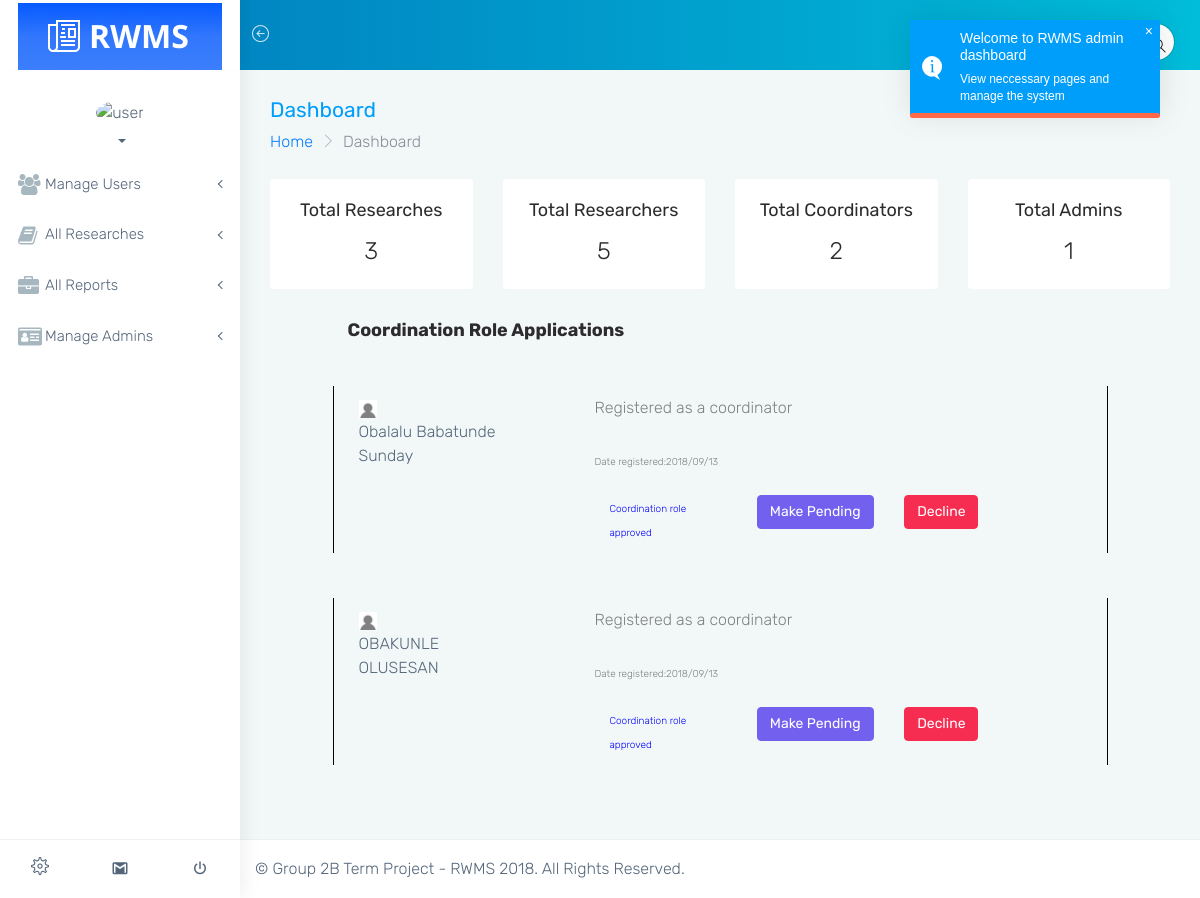
The app's page /admin/index.php with its own data.
### tables this page shows
CREATE TABLE `user` (
  `id` int(11) NOT NULL,
  `user_id` int(11) NOT NULL,
  `surname` varchar(20) NOT NULL,
  `other_names` varchar(35) NOT NULL,
  `user_role` int(11) NOT NULL DEFAULT '0' COMMENT '0 for resercher, 1 for coordinator',
  `email` varchar(50) NOT NULL,
  `password` varchar(55) NOT NULL,
  `profile_pix` text NOT NULL,
  `activation_code` text NOT NULL,
  `activation_code_validity` varchar(50) NOT NULL,
  `account_status` int(11) NOT NULL,
  `request_for_coordination_role_is_seen` int(11) DEFAULT '0',
  `is_approved_as_coordinator` int(11) NOT NULL DEFAULT '2',
  `date_registered` datetime NOT NULL
);

### app/init.php (called while the page is built, shortened)
<?php
global $db_conn;
global $lang;
include "classes/Master.php";
include "classes/Research.php";
include "classes/Researcher.php";
include "classes/Coordinator.php";
include "classes/Admin.php";
$research = new Research($db_conn,$lang);
$researcher = new Researcher($db_conn,$lang);
$coordinator = new Coordinator($db_conn,$lang);
$admin = new Admin($db_conn,$lang);
?>

### app/classes/Research.php (called while the page is built, shortened)
<?php
class Research extends Master
{
    public function get_all_researches()
    {
        $data  = "*";
        $table = "research";
        $where="ORDER BY id DESC";
        $res = $this->getAllData($data,$table,$where);
        return $res;
    }
}

### app/classes/Master.php (called while the page is built, shortened)
<?php
class Master
{
    protected $db;
        function __construct($db_conn,$lang)
        {
            $this->db = $db_conn;
        }
    public function getAllData($data, $table, $where = '')
    {
        try {
            if ($data != '*') {
                $selections = implode(', ', $data);
            } else {
                $selections = '*';
            }
            $stmt = $this->db->prepare("SELECT {$selections} FROM `$table` " . $where . "");
            $stmt->execute();
            $settings_data = $stmt->fetchAll(PDO::FETCH_ASSOC);
            if ($stmt->rowCount() > 0) {
                return $settings_data;
            }
        } catch (PDOException $e) {
            return $e->getMessage();
        }
    }
}
?>

### app/classes/Researcher.php (called while the page is built, shortened)
<?php
class Researcher extends Master
{
    public function fetch_all()
    {
        $data = "*";
        $table = "user";
        $where = " WHERE user_role=0 ORDER BY id DESC";
        $result = $this->getAllData($data, $table, $where);
        return $result;
    }
}

### app/classes/Coordinator.php (called while the page is built, shortened)
<?php
class Coordinator extends Master
{
    public function fetch_all()
    {
        $data = "*";
        $table = "user";
        $where = " WHERE user_role=1 ORDER BY id DESC";
        $result = $this->getAllData($data, $table, $where);
        return $result;
    }
}

### app/classes/Admin.php (called while the page is built, shortened)
<?php
class Admin extends Master
{
    public function fetch_all()
    {
        $data = "*";
        $table = "admin";
        $result = $this->getAllData($data, $table);
        return $result;
    }
}

### admin/index.php (the view, shortened to what this page needs)
<?php
    include("../app/init.php");
    $tot_researches=count($research->get_all_researches());
    $tot_researchers=count($researcher->fetch_all());
    $all_users=$coordinator->fetch_all();
    $tot_coords=count($coordinator->fetch_all());
    $tot_admins=count($admin->fetch_all());
?>
<!DOCTYPE html>
<html lang="en">
<head>
    <link href="../assets/plugins/bootstrap/css/bootstrap.min.css" rel="stylesheet">
    <link href="../assets/plugins/chartist-js/dist/chartist.min.css" rel="stylesheet">
    <link href="../assets/plugins/chartist-js/dist/chartist-init.css" rel="stylesheet">
    <link href="../assets/plugins/chartist-plugin-tooltip-master/dist/chartist-plugin-tooltip.css" rel="stylesheet">
    <link href="../assets/plugins/css-chart/css-chart.css" rel="stylesheet">
    <link href="../assets/plugins/toast-master/css/jquery.toast.css" rel="stylesheet">
    <link href="css/style.css" rel="stylesheet">
    <link href="css/colors/blue.css" id="theme" rel="stylesheet">
</head>
<body class="fix-header fix-sidebar card-no-border">
    <div id="main-wrapper">
        <?php include("header_loggedin.php");?>
        <?php include("sidenav.php");?>
        <div class="page-wrapper">
            <div class="container-fluid">
                <div class="row page-titles">
                    <div class="col-md-6 col-8 align-self-center">
                        <h3 class="text-themecolor m-b-0 m-t-0">Dashboard</h3>
                        <ol class="breadcrumb">
                            <li class="breadcrumb-item"><a href="javascript:void(0)">Home</a></li>
                            <li class="breadcrumb-item active">Dashboard</li>
                        </ol>
                    </div>
                </div>
                <div class="row">
                    <div class="col-lg-3 col-md-6">
                        <div class="card">
                            <div class="card-body">
                                <h4 class="card-title text-center">Total Researches</h4>
                                <div class="text-center">
                                    <h2 class="font-light m-b-0"><?php echo $tot_researches;?></h2>
                                </div>
                            </div>
                        </div>
                    </div>
                    <div class="col-lg-3 col-md-6">
                        <div class="card">
                            <div class="card-body">
                                <h4 class="card-title text-center">Total Researchers</h4>
                                <div class="text-center">
                                    <h2 class="font-light m-b-0"><?php echo $tot_researchers;?></h2>
                                </div>
                            </div>
                        </div>
                    </div>
                    <div class="col-lg-3 col-md-6">
                        <div class="card">
                            <div class="card-body">
                                <h4 class="card-title text-center">Total Coordinators</h4>
                                <div class="text-center">
                                    <h2 class="font-light m-b-0"><?php echo $tot_coords;?></h2>
                                </div>
                            </div>
                        </div>
                    </div>
                    <div class="col-lg-3 col-md-6">
                        <div class="card">
                            <div class="card-body">
                                <h4 class="card-title text-center">Total Admins</h4>
                                <div class="text-center">
                                    <h2 class="font-light m-b-0"><?php echo $tot_admins;?></h2>
                                </div>
                            </div>
                        </div>
                    </div>
                </div>
                <div class="row">
                    <div class="col-md-10 mx-auto mb-5">
                        <h4 style="font-weight:bold;">Coordination Role Applications</h4>
                    <?php
                        $i=0;
                        if(!empty($all_users)){
                            foreach ($all_users as $a_user) {
                                $i++;
                                $user_id=$a_user['user_id'];
                                $user_role=$a_user['user_role'];
                                $profile_pix=$a_user['profile_pix'];
                                $date_registered=$a_user['date_registered'];
                                $user_name=$a_user['surname']." ".$a_user['other_names'];
                                if($user_role==1){
                                    $role_msg="Registered as a coordinator";
                                }elseif($user_role==0){
                                    $role_msg="Registered as a researcher";
                                }
                                $date_reg=date("Y/m/d",strtotime($date_registered));
                                $approval_msg="";
                                $is_approved=$a_user['is_approved_as_coordinator'];
                                if($is_approved==1){
                                    $approval_msg="
                                        <div class='col-md-4'>
                                            <span style='font-size:10px;color:blue'>Coordination role approved</span>
                                        </div>
                                        <div class='col-md-4'>
                                            <button class='btn btn-primary'". '  onclick="decideOnCoordinationRoleRequest(2,'.$user_id.','."'approvalDiv$i'".')"'.">Make Pending</button>
                                        </div>
                                        <div class='col-md-4'>
                                            <button class='btn btn-danger'". '  onclick="decideOnCoordinationRoleRequest(0,'.$user_id.','."'approvalDiv$i'".')"'.">Decline</button>
                                        </div>
                                    ";
                                }
                    ?>
                            <div class="row" style="margin-top:45px;padding:10px;border-right:1px solid black;border-left:1px solid black;" id="userDiv<?php echo $i;?>">
                                <div class="col-md-3">
                                    <img src="<?php echo "../$profile_pix";?> " alt="" class="" height="18px">
                                    <div><?php echo $user_name;?></div>
                                </div>
                                <div class="col-md-1"></div>
                                <div class="col-md-8 row">
                                    <div class="col-md-8">
                                        <div class='row'><span style="color:grey;"><?php echo $role_msg;?></span></div>
                                        <div class='row' style="padding-top:35px;font-size:10px"><span style="color:grey;">Date registered:<?php echo $date_reg;?></span></div>
                                    </div>
                                    <div class='row col-md-12' style="margin-top:25px;" id="approvalDiv<?php echo $i;?>"><?php echo $approval_msg;?></div>
                                </div>
                            </div>
                    <?php
                            }
                        }
                    ?>
                    </div>
                </div>
            </div>
            <footer class="footer">
                &copy; Group 2B Term Project - RWMS 2018. All Rights Reserved.
            </footer>
        </div>
    </div>
</body>
</html>

### admin/css/colors/blue.css (style rules this page uses)
.text-themecolor { color: #009efb !important; }

### records on screen
user: profile_pix (placeholder picture), user_name "Obalalu Babatunde Sunday", user_role "Registered as a coordinator", date_registered "2018/09/13"
user: profile_pix (placeholder picture), user_name "OBAKUNLE OLUSESAN", user_role "Registered as a coordinator", date_registered "2018/09/13"

### other values on screen
$tot_researches "3"
$tot_researchers "5"
$tot_coords "2"
$tot_admins "1"
